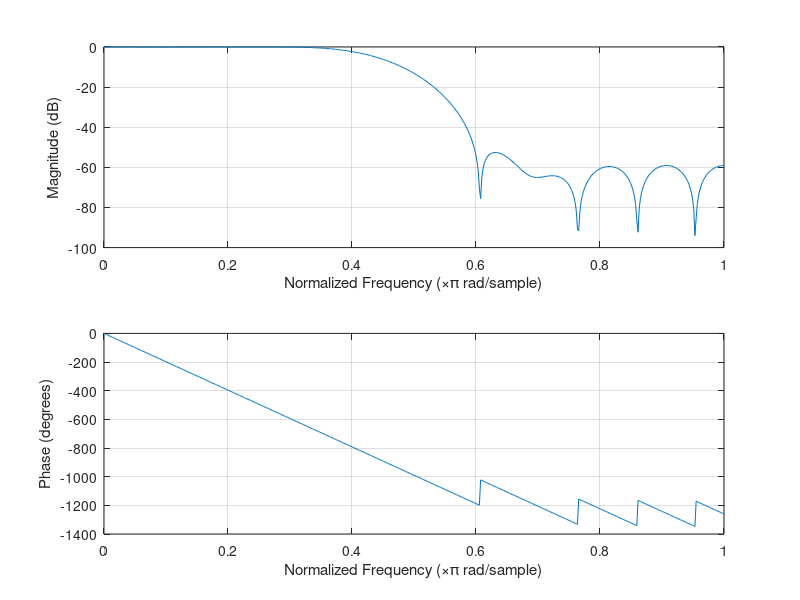
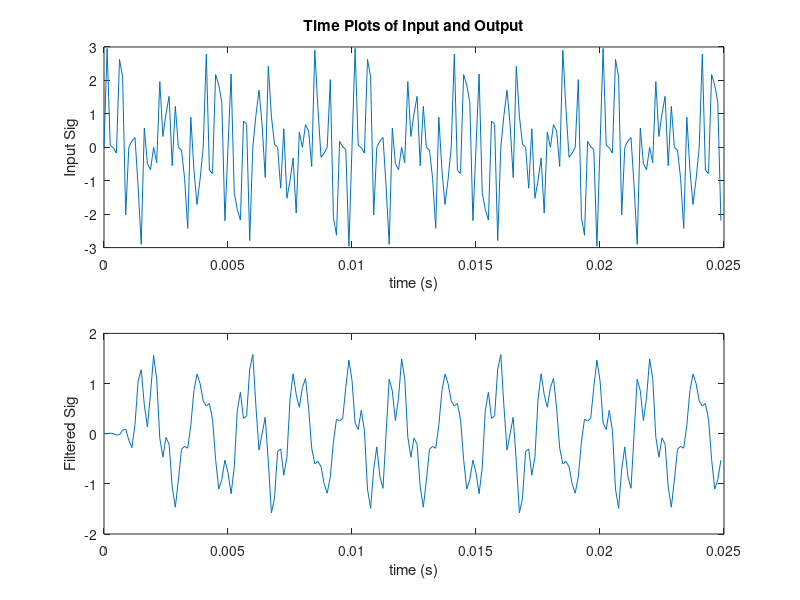
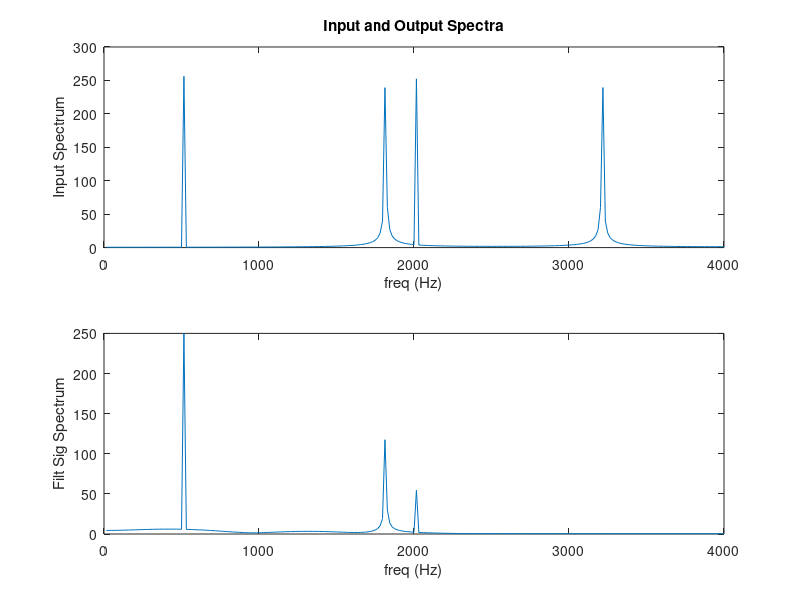

Write MATLAB code to recreate these figures, in order.
% fir_2a.m
% FIR filter design example using the MATLAB FIR1 function 
% Autor: Nils Parche, 18.11.2017
clear all;
clc;

Fs=8e3; %Specify Sampling Frequency
Ts=1/Fs; %Sampling period.
Ns=512; %No of time samples to be plotted.
t=[0:Ts:Ts*(Ns-1)]; %Make time array that contains Ns elements
 %t = [0, Ts, 2Ts, 3Ts,..., (Ns-1)Ts]

%create sampled sinusoids at different frequencies
f1=500; f2=1800; f3=2000; f4=3200;
x1=sin(2*pi*f1*t); x2=sin(2*pi*f2*t); x3=sin(2*pi*f3*t); x4=sin(2*pi*f4*t);
x=x1+x2+x3+x4; %Calculate samples for a 4-tone input signal
N=22; %FIR1 requires filter order (N) to be EVEN when gain = 1 at Fs/2.
% Normierte Eckfrequenz im Durchlassbereich auf Fs/2. 1800 Hz/4000Hz = 9/20
% = 0.45
% Normierte Eckfrequenz im Sperrbereich auf Fs/2. 2600 Hz/4000 Hz = 13/20 = 0.65
W=(9/20); %Specify Bandstop filter with stop band between
 %0.4*(Fs/2) and 0.6*(Fs/2)
B=fir1(N,W,'DC-1') %Design FIR Filter using default Hamming window.
correction = 32767;
B_correction =cast((B*correction),'uint16') %cast B to 16 bit short Int
%create header file fir_coef.h (FIR filter coefficients)
filnam = fopen('LP_coeff.h', 'w'); % generate include-file
fprintf(filnam,'#define N %d\n', N+1);
fprintf(filnam,'short h[N]={\n');
j = 0;
for i= 1:N+1;
 fprintf(filnam,' %6.0f,', B_correction(i));
 j = j + 1;
 if j >7
 fprintf(filnam, '\n');
 j = 0;
 end
end
fprintf(filnam,'};\n');
fclose(filnam);
A=1; %FIR filters have no poles, only zeros.
grid on;
freqz(B,A); %Plot frequency response - both amp and phase response.
pause; %User must hit any key on PC keyboard to continue.
figure; %Create a new figure window, so previous one isn't lost.
subplot(2,1,1); %Two subplots will go on this figure window.
Npts=200;
plot(t(1:Npts),x(1:Npts)) %Plot first Npts of this 4-tone input signal
title('Time Plots of Input and Output');
xlabel('time (s)'); ylabel('Input Sig');
%Now apply this filter to the 4-tone test sequence
y = filter(B,A,x);
subplot(2,1,2); %Now go to bottom subplot.
plot(t(1:Npts),y(1:Npts)); %Plot first Npts of filtered signal.
xlabel('time (s)'); ylabel('Filtered Sig');
pause;
figure; %Create a new figure window, so previous one isn't lost.
subplot(2,1,1);
xfftmag=(abs(fft(x,Ns))); %Compute spectrum of input signal.
xfftmagh=xfftmag(1:length(xfftmag)/2);
%Plot only the first half of FFT, since second half is mirror imag
f=[1:1:length(xfftmagh)]*Fs/Ns; %Make freq array from 0 Hz to Fs/2 Hz.
plot(f,xfftmagh); %Plot frequency spectrum of input signal
title('Input and Output Spectra');
xlabel('freq (Hz)'); ylabel('Input Spectrum');
subplot(2,1,2);
yfftmag=(abs(fft(y,Ns)));
yfftmagh=yfftmag(1:length(yfftmag)/2);
%Plot only the first half of FFT, since second half is mirror image
plot(f,yfftmagh); %Plot frequency spectrum of input signal
xlabel('freq (Hz)'); ylabel('Filt Sig Spectrum');